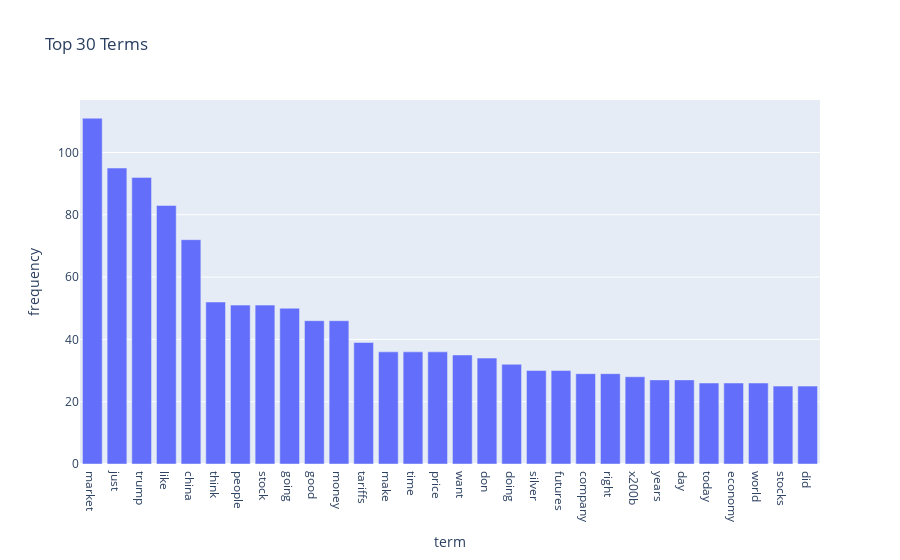
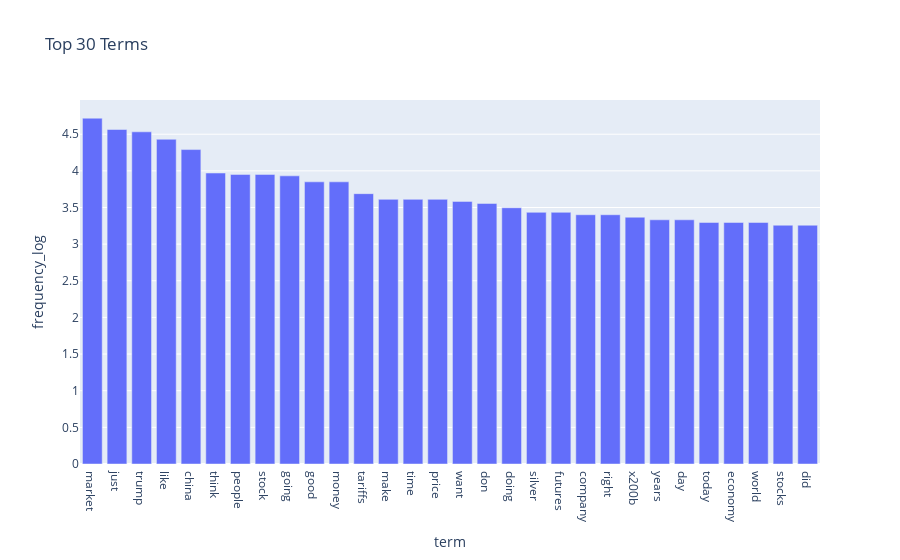

Notebook source saved alongside these figures, in order:
### Code cell
#用plotly呈現
fig = px.bar(df_terms.head(30), x="term", y="frequency", 
             title="Top 30 Terms")
fig.show()

#log減少差異
import math
df_terms["frequency_log"] = df_terms["frequency"].apply(lambda x: math.log(x+1))


fig = px.bar(df_terms.head(30), x="term", y="frequency_log",
             title="Top 30 Terms")
fig.show()

### Figure 1 — Plotly figure (JSON) as saved in the notebook; plotly's stock layout.template omitted (floating-point values rounded to 4 significant figures)
{"data": [{"hovertemplate": "term=%{x}<br>frequency=%{y}<extra></extra>", "legendgroup": "", "marker": {"color": "#636efa", "pattern": {"shape": ""}}, "name": "", "orientation": "v", "showlegend": false, "textposition": "auto", "type": "bar", "x": ["market", "just", "trump", "like", "china", "think", "people", "stock", "going", "good", "money", "tariffs", "make", "time", "price", "want", "don", "doing", "silver", "futures", "company", "right", "x200b", "years", "day", "today", "economy", "world", "stocks", "did"], "xaxis": "x", "y": [111, 95, 92, 83, 72, 52, 51, 51, 50, 46, 46, 39, 36, 36, 36, 35, 34, 32, 30, 30, 29, 29, 28, 27, 27, 26, 26, 26, 25, 25], "yaxis": "y"}], "layout": {"barmode": "relative", "legend": {"tracegroupgap": 0}, "title": {"text": "Top 30 Terms"}, "xaxis": {"anchor": "y", "domain": [0, 1], "title": {"text": "term"}}, "yaxis": {"anchor": "x", "domain": [0, 1], "title": {"text": "frequency"}}}}

### Figure 2 — Plotly figure (JSON) as saved in the notebook; plotly's stock layout.template omitted (floating-point values rounded to 4 significant figures)
{"data": [{"hovertemplate": "term=%{x}<br>frequency_log=%{y}<extra></extra>", "legendgroup": "", "marker": {"color": "#636efa", "pattern": {"shape": ""}}, "name": "", "orientation": "v", "showlegend": false, "textposition": "auto", "type": "bar", "x": ["market", "just", "trump", "like", "china", "think", "people", "stock", "going", "good", "money", "tariffs", "make", "time", "price", "want", "don", "doing", "silver", "futures", "company", "right", "x200b", "years", "day", "today", "economy", "world", "stocks", "did"], "xaxis": "x", "y": [4.718, 4.564, 4.533, 4.431, 4.29, 3.97, 3.951, 3.951, 3.932, 3.85, 3.85, 3.689, 3.611, 3.611, 3.611, 3.584, 3.555, 3.497, 3.434, 3.434, 3.401, 3.401, 3.367, 3.332, 3.332, 3.296, 3.296, 3.296, 3.258, 3.258], "yaxis": "y"}], "layout": {"barmode": "relative", "legend": {"tracegroupgap": 0}, "title": {"text": "Top 30 Terms"}, "xaxis": {"anchor": "y", "domain": [0, 1], "title": {"text": "term"}}, "yaxis": {"anchor": "x", "domain": [0, 1], "title": {"text": "frequency_log"}}}}
